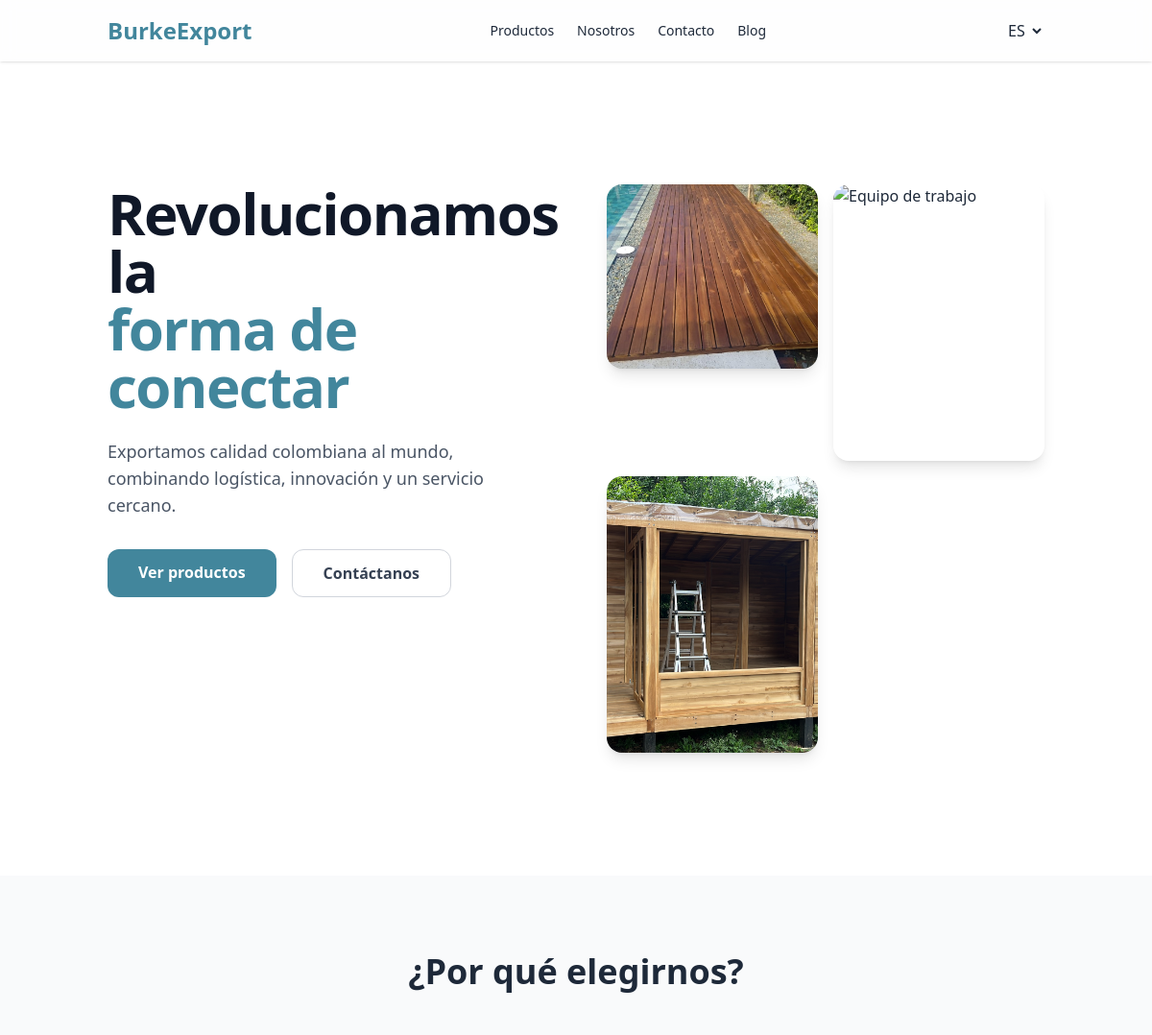
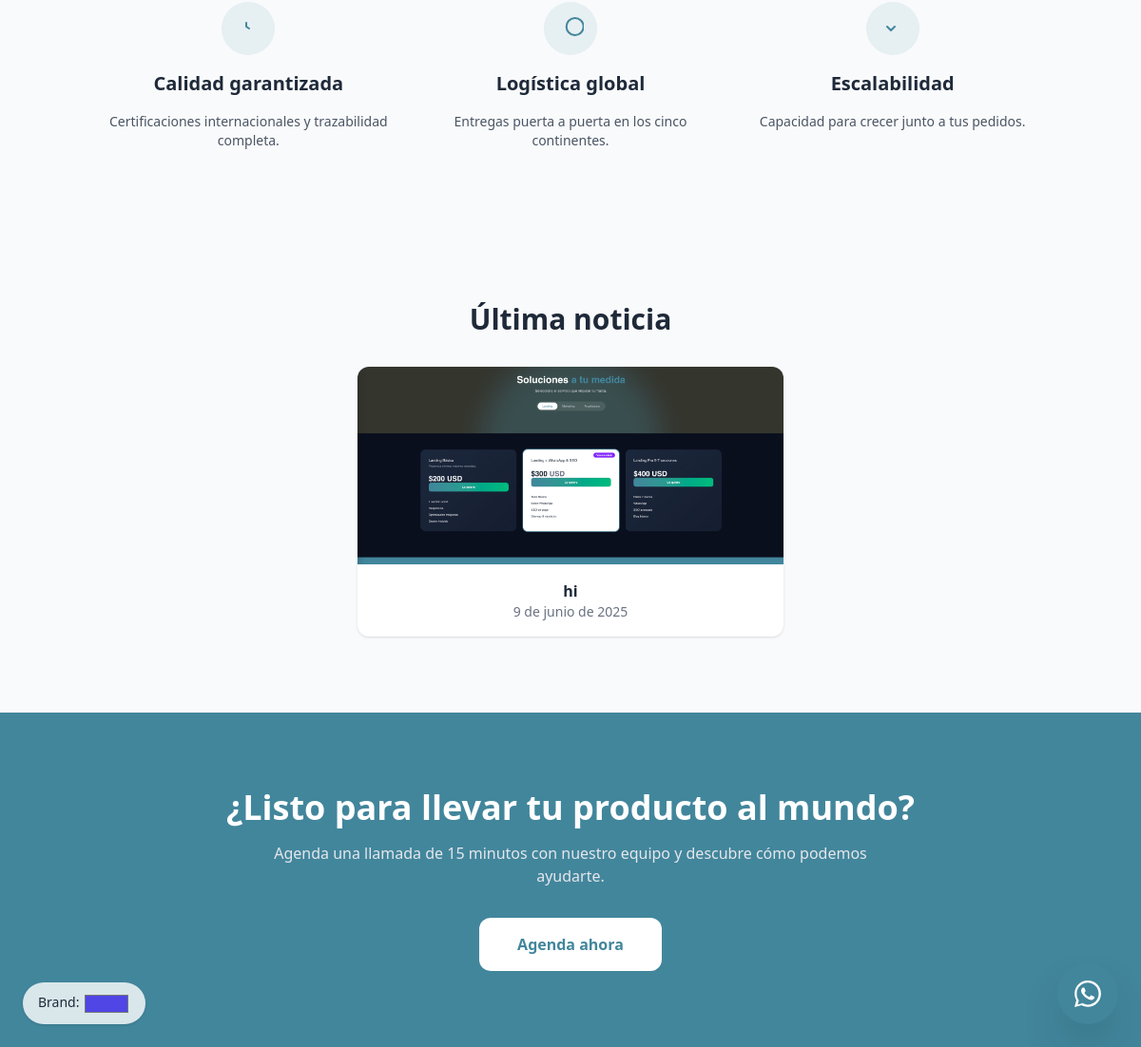
The page / on the database its author committed (2 pictures, top to bottom).
### core/models.py (models this page shows, shortened)
class EntradaBlog(models.Model):
    titulo = models.CharField(max_length=200)
    contenido = models.TextField()
    imagen = models.ImageField(upload_to='blog/')
    fecha = models.DateField(auto_now_add=True)
    class Meta:
        verbose_name = "Entrada de Blog"
        verbose_name_plural = "Entradas de Blog"

### core/views.py (the view)
# urls.py: path('', views.index,                 name='index'),
def index(request):
    ultima = EntradaBlog.objects.order_by('-fecha').first()
    return render(request, 'core/index.html', {'ultima': ultima})

### templates/core/index.html (shortened to what this page needs)
{% extends 'core/base.html' %}
{% load i18n static %}
{% block content %}
<section id="home" class="relative overflow-hidden bg-white">
  <div class="absolute inset-0 -z-10 bg-grid-slate/5 [mask-image:linear-gradient(to_bottom,transparent,black)]"></div>
  <div class="absolute -top-72 -left-40 -z-20 size-[900px] rounded-full bg-[var(--brand)]/20 blur-3xl"></div>
  <div class="container mx-auto px-6 py-24 lg:py-32 grid gap-16 lg:grid-cols-2">
    <div>
      <h1 class="text-4xl md:text-6xl font-extrabold tracking-tight text-gray-900">
        {% trans "Revolucionamos la" %}<br>
        <span class="text-[var(--brand)]">{% trans "forma de conectar" %}</span>
      </h1>
      <p class="mt-6 max-w-lg text-lg text-gray-600">
        {% trans "Exportamos calidad colombiana al mundo, combinando logística, innovación y un servicio cercano." %}
      </p>
      <div class="mt-8 flex gap-4">
        <a href="{% url 'productos' %}"
           class="rounded-xl bg-[var(--brand)] px-8 py-3 text-white font-semibold hover:opacity-90 transition">
          {% trans "Ver productos" %}
        </a>
        <a href="{% url 'contacto' %}"
           class="rounded-xl border border-gray-300 px-8 py-3 font-semibold text-gray-700 hover:bg-gray-100 transition">
          {% trans "Contáctanos" %}
        </a>
      </div>
    </div>
    <div class="grid grid-cols-2 gap-4 self-center">
      <img src="{% static 'img/17fba63c-5294-4c83-a15d-cdc51b426a72.JPG' %}" alt="{% trans 'Producto madera' %}"
           class="h-48 w-full rounded-2xl object-cover shadow-lg" loading="lazy">
      <img src="{% static 'img/IMG_9202.HEIC' %}" alt="{% trans 'Equipo de trabajo' %}"
           class="h-72 w-full rounded-2xl object-cover shadow-lg" loading="lazy">
      <img src="{% static 'img/379425CB-003E-4E91-97E2-A1F3E8095500.JPG' %}" alt="{% trans 'Proceso de empaque' %}"
           class="h-72 w-full rounded-2xl object-cover shadow-lg" loading="lazy">
    </div>
  </div>
</section>
<section class="container mx-auto px-6 py-20">
  <h2 class="text-center text-3xl md:text-4xl font-bold mb-12">
    {% trans "¿Por qué elegirnos?" %}
  </h2>
  <div class="grid gap-10 md:grid-cols-3">
    <div class="text-center space-y-4">
      <div class="mx-auto flex size-14 items-center justify-center rounded-full bg-[var(--brand)]/10 text-[var(--brand)]">
        <svg xmlns="http://www.w3.org/2000/svg" class="w-7 h-7" fill="none" stroke="currentColor"><path stroke-linecap="round" stroke-linejoin="round" stroke-width="2" d="M12 8v4l3 2"/></svg>
      </div>
      <h3 class="text-xl font-semibold">{% trans "Calidad garantizada" %}</h3>
      <p class="text-sm text-gray-600">{% trans "Certificaciones internacionales y trazabilidad completa." %}</p>
    </div>
    <div class="text-center space-y-4">
      <div class="mx-auto flex size-14 items-center justify-center rounded-full bg-[var(--brand)]/10 text-[var(--brand)]">
        <svg xmlns="http://www.w3.org/2000/svg" class="w-7 h-7" fill="none" stroke="currentColor"><path stroke-linecap="round" stroke-linejoin="round" stroke-width="2" d="M12 6a9 9 0 110 12A9 9 0 0112 6z"/></svg>
      </div>
      <h3 class="text-xl font-semibold">{% trans "Logística global" %}</h3>
      <p class="text-sm text-gray-600">{% trans "Entregas puerta a puerta en los cinco continentes." %}</p>
    </div>
    <div class="text-center space-y-4">
      <div class="mx-auto flex size-14 items-center justify-center rounded-full bg-[var(--brand)]/10 text-[var(--brand)]">
        <svg xmlns="http://www.w3.org/2000/svg" class="w-7 h-7" fill="none" stroke="currentColor"><path stroke-linecap="round" stroke-linejoin="round" stroke-width="2" d="M16 12l-4 4-4-4"/></svg>
      </div>
      <h3 class="text-xl font-semibold">{% trans "Escalabilidad" %}</h3>
      <p class="text-sm text-gray-600">{% trans "Capacidad para crecer junto a tus pedidos." %}</p>
    </div>
  </div>
</section>
<section class="container mx-auto px-6 py-20 text-center">
  <h2 class="text-3xl font-bold mb-8">{% trans "Última noticia" %}</h2>
  {% if ultima %}
    <article class="mx-auto max-w-md bg-white rounded-xl shadow hover:shadow-lg transition">
      <a href="{% url 'blog_detalle' ultima.pk %}">
        <img src="{{ ultima.imagen.url }}" class="w-full h-52 object-cover rounded-t-xl" alt="{{ ultima.titulo }}">
      </a>
      <div class="p-4">
        <h3 class="font-bold">{{ ultima.titulo }}</h3>
        <p class="text-sm text-gray-500">{{ ultima.fecha }}</p>
      </div>
    </article>
  {% else %}
    <p class="text-gray-500">{% trans "Aún no hay publicaciones." %}</p>
  {% endif %}
</section>
<section class="relative overflow-hidden bg-[var(--brand)] py-20 text-white">
  <div class="absolute inset-0 -z-10 bg-[radial-gradient(#ffffff11_1px,transparent_1px)] [background-size:36px_36px]"></div>
  <div class="container mx-auto px-6 text-center">
    <h2 class="text-3xl md:text-4xl font-bold mb-4">{% trans "¿Listo para llevar tu producto al mundo?" %}</h2>
    <p class="mx-auto max-w-2xl mb-8 text-gray-200">
      {% trans "Agenda una llamada de 15&nbsp;minutos con nuestro equipo y descubre cómo podemos ayudarte." %}
    </p>
    <a href="{% url 'contacto' %}"
       class="inline-block rounded-xl bg-white px-10 py-4 font-semibold text-[var(--brand)] hover:opacity-90 transition">
      {% trans "Agenda ahora" %}
    </a>
  </div>
</section>
{% endblock %}

### templates/core/base.html (style rules this page uses)
:root { --brand: #42869C; --madera: #0284c7; --cafe: #0284c7; --otros: #0284c7; }

### rows shown on the page
EntradaBlog: imagen (picture), titulo "hi", fecha "9 de junio de 2025"
